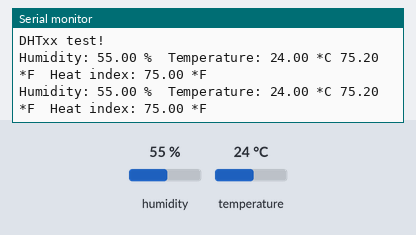
A sketch run on a simulated ESP8266 (NodeMCU). Shown: the last lines printed to the serial monitor. The inputs (shaded band) are chosen by the test bench; at power-on: humidity 55 %, temperature 24 °C.

Above: at 4.8 s.
4.9 s: humidity set to 22 %
At 6.6 s:
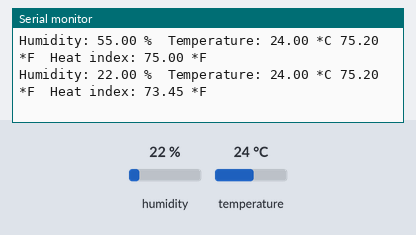
7.9 s: temperature set to 12 °C
At 9.2 s:
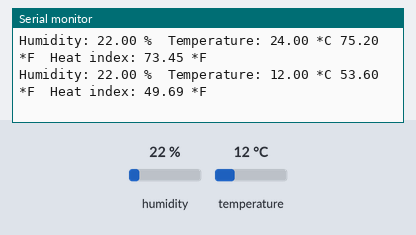
10.9 s: humidity set to 40 %
At 13.3 s:
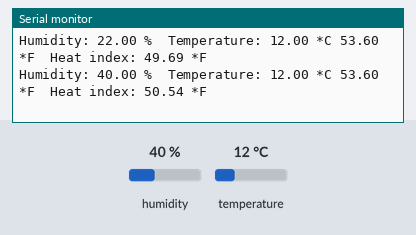
Timing chart, 0 to 14.8 s (numbered marks = the images above; inputs shaded):
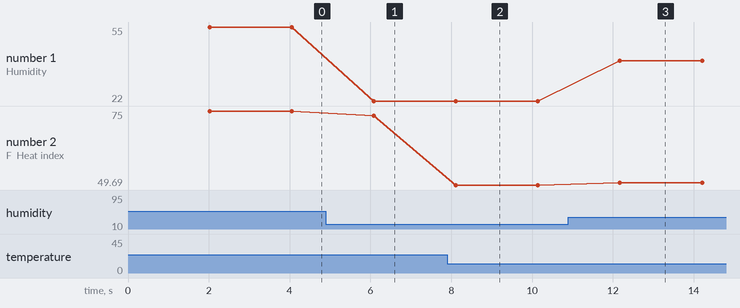

The sketch:

DHT_simple.ino
```cpp
// Example testing sketch for various DHT humidity/temperature sensors
// Written by ladyada, public domain

#include "DHT.h"

#define DHTPIN D1     // what pin we're connected to

// Uncomment whatever type you're using!
#define DHTTYPE DHT11   // DHT 11
//#define DHTTYPE DHT22   // DHT 22  (AM2302)
//#define DHTTYPE DHT21   // DHT 21 (AM2301)

// Connect pin 1 (on the left) of the sensor to +5V
// NOTE: If using a board with 3.3V logic like an Arduino Due connect pin 1
// to 3.3V instead of 5V!
// Connect pin 2 of the sensor to whatever your DHTPIN is
// Connect pin 4 (on the right) of the sensor to GROUND
// Connect a 10K resistor from pin 2 (data) to pin 1 (power) of the sensor

// Initialize DHT sensor for normal 16mhz Arduino
//DHT dht(DHTPIN, DHTTYPE);
// NOTE: For working with a faster chip, like an Arduino Due or Teensy, you
// might need to increase the threshold for cycle counts considered a 1 or 0.
// You can do this by passing a 3rd parameter for this threshold.  It's a bit
// of fiddling to find the right value, but in general the faster the CPU the
// higher the value.  The default for a 16mhz AVR is a value of 6.  For an
// Arduino Due that runs at 84mhz a value of 30 works.
// Example to initialize DHT sensor for Arduino Due:
DHT dht(DHTPIN, DHTTYPE, 30);

void setup() {
  Serial.begin(9600);
  Serial.println("DHTxx test!");

  dht.begin();
}

void loop() {
  // Wait a few seconds between measurements.
  delay(2000);

  // Reading temperature or humidity takes about 250 milliseconds!
  // Sensor readings may also be up to 2 seconds 'old' (its a very slow sensor)
  float h = dht.readHumidity();
  // Read temperature as Celsius
  float t = dht.readTemperature();
  // Read temperature as Fahrenheit
  float f = dht.readTemperature(true);

  // Check if any reads failed and exit early (to try again).
  if (isnan(h) || isnan(t) || isnan(f)) {
    Serial.println("Failed to read from DHT sensor!");
    return;
  }

  // Compute heat index
  // Must send in temp in Fahrenheit!
  float hi = dht.computeHeatIndex(f, h);

  Serial.print("Humidity: ");
  Serial.print(h);
  Serial.print(" %\t");
  Serial.print("Temperature: ");
  Serial.print(t);
  Serial.print(" *C ");
  Serial.print(f);
  Serial.print(" *F\t");
  Serial.print("Heat index: ");
  Serial.print(hi);
  Serial.println(" *F");
}
```

Measured:
- after the input at 4.9 s, the serial monitor: prints a new line after 1.2 s (image 1)
- after the input at 7.9 s, the serial monitor: prints a new line after 0.21 s (image 2)
- after the input at 10.9 s, the serial monitor: prints a new line after 1.3 s (image 3)
- plotted number 1: 55 → 22 after the input at 4.9 s, 22 → 40 after the input at 10.9 s
- plotted number 2: 75 → 73.45 after the input at 4.9 s, 73.45 → 49.69 after the input at 7.9 s, 49.69 → 50.54 after the input at 10.9 s
